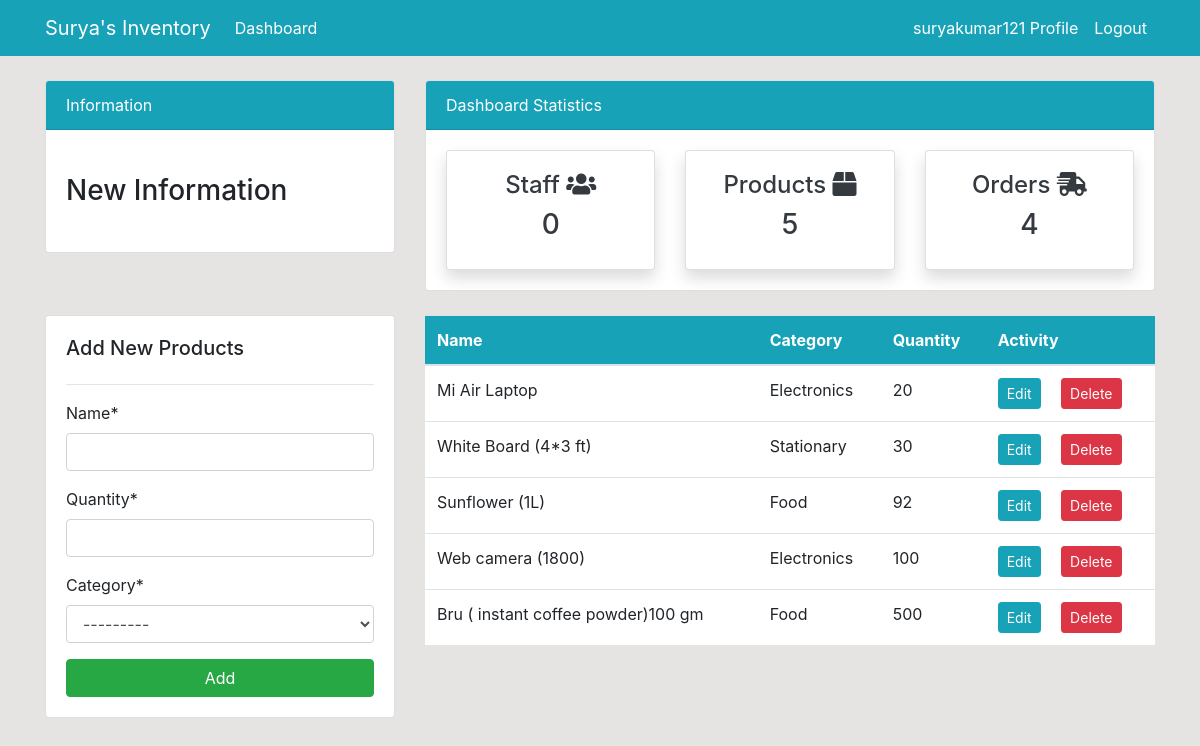
The page /products/ (signed in) on the database its author committed.
### dashboard/models.py (models this page shows, shortened)
class Product(models.Model):
    name = models.CharField(max_length=100, null=True)
    quantity = models.PositiveIntegerField(null=True)
    category = models.CharField(max_length=50, choices=CATEGORY, null=True)

### dashboard/views.py (the view)
# urls.py: path('products/', views.products, name='dashboard-products'),
@login_required(login_url='user-login')
def products(request):
    product = Product.objects.all()
    product_count = product.count()
    customer = User.objects.filter(groups=2)
    customer_count = customer.count()
    order = Order.objects.all()
    order_count = order.count()
    product_quantity = Product.objects.filter(name='')
    if request.method == 'POST':
        form = ProductForm(request.POST)
        if form.is_valid():
            form.save()
            product_name = form.cleaned_data.get('name')
            messages.success(request, f'{product_name} has been added')
            return redirect('dashboard-products')
    else:
        form = ProductForm()
    context = {
        'product': product,
        'form': form,
        'customer_count': customer_count,
        'product_count': product_count,
        'order_count': order_count,
    }
    return render(request, 'dashboard/products.html', context)

### dashboard/forms.py
class ProductForm(forms.ModelForm):
    class Meta:
        model = Product
        fields = '__all__'

### templates/dashboard/products.html (shortened to what this page needs)
{% extends 'partials/base.html' %}
{% load crispy_forms_tags %}
{% block content %}
{% include 'partials/topside.html' %}
<div class="row my-4">
    <div class="col-md-4">
        <div class="card card-body">
            <h5>Add New Products</h5>
            <hr>
            <form method="POST">
                {{ form|crispy }}
                <input class="btn btn-success btn-block" type="submit" value="Add">
            </form>
        </div>
    </div>
    <div class="col-md-8">
        <table class="table bg-white">
            <thead class="bg-info text-white">
                <tr>
                    <th scope="col">Name</th>
                    <th scope="col">Category</th>
                    <th scope="col">Quantity</th>
                    <th scope="col">Activity</th>
                </tr>
            </thead>
            <tbody>
                {% for product in product %}
                <tr>
                    <td>{{ product.name }}</td>
                    <td>{{ product.category }}</td>
                    <td>{{ product.quantity }}</td>
                    <td>
                        <a class="btn btn-info btn-sm mr-2"
                            href="{% url 'dashboard-products-edit' product.id %}">Edit</a>
                        <a class="btn btn-danger btn-sm ml-2"
                            href="{% url 'dashboard-products-delete' product.id %}">Delete</a>
                    </td>
                </tr>
                {% endfor %}
            </tbody>
        </table>
    </div>
</div>
{% endblock %}

### templates/partials/nav.html (shortened to what this page needs)
<nav class="navbar navbar-expand-lg navbar-info bg-info">
    <div class="container">
        {% if user.is_authenticated %}
        <a class="navbar-brand text-white" href="{% url 'dashboard-index' %}">Surya's Inventory</a>
        <div class="collapse navbar-collapse" id="navbarSupportedContent">
            <ul class="navbar-nav mr-auto">
                <li class="nav-item active">
                    <a class="nav-link text-white" href="{% url 'dashboard-index' %}">Dashboard </a>
                </li>
            </ul>
            <ul class="navbar-nav ml-auto">
                <li class="nav-item active">
                    <a class="nav-link text-white" href="{% url 'user-profile' %}">{{ user.username }} Profile
                        <span class="sr-only">(current)</span></a>
                </li>
                <li class="nav-item">
                    <a class="nav-link text-white" href="{% url 'user-logout' %}">Logout</a>
                </li>
            </ul>
            {% endif %}
        </div>
    </div>
</nav>

### static/style.css (style rules this page uses)
body { background: rgb(230, 227, 227); }

### rows shown on the page
Product: name "Mi Air Laptop", category "Electronics", quantity "20"
Product: name "White Board (4*3 ft)", category "Stationary", quantity "30"
Product: name "Sunflower (1L)", category "Food", quantity "92"
Product: name "Web camera (1800)", category "Electronics", quantity "100"
Product: name "Bru ( instant coffee powder)100 gm", category "Food", quantity "500"

### other values the page prints
{{ user.username }} "suryakumar121"
{{ customer_count }} "0"
{{ product_count }} "5"
{{ order_count }} "4"
